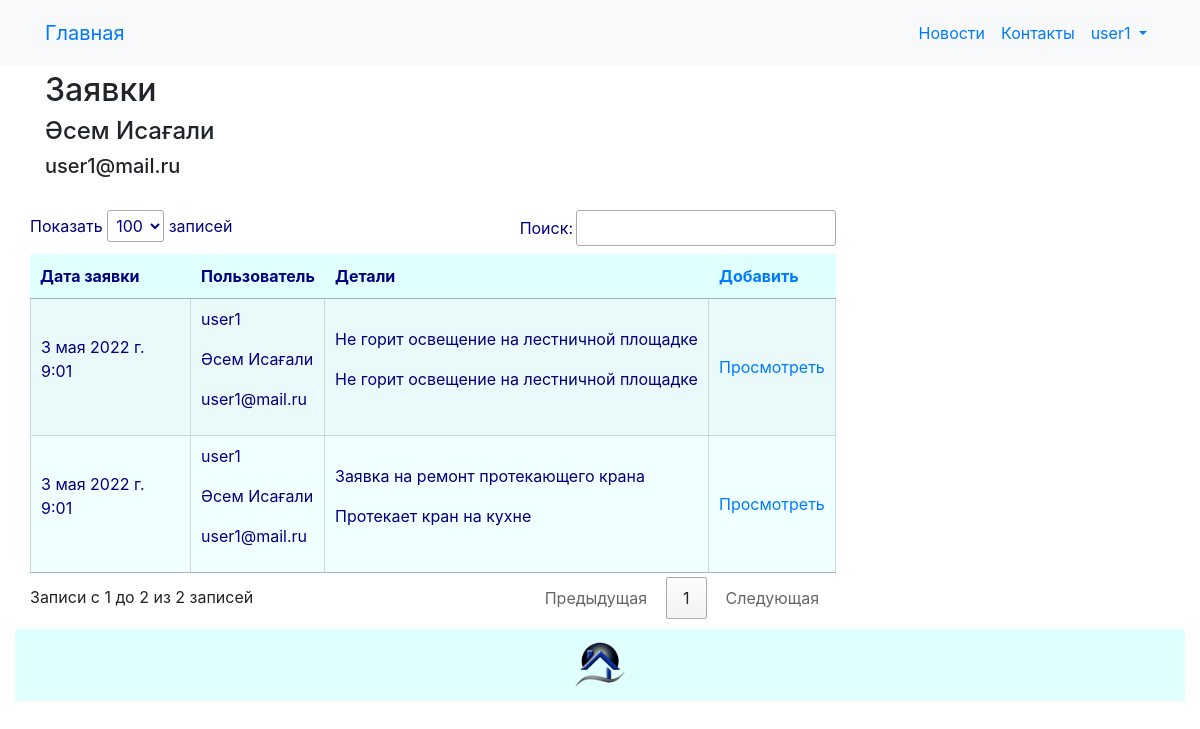
The page /application/list/ (signed in) on the database its author committed.
### orlov/models.py (models this page shows, shortened)
class Application(models.Model):
    datea = models.DateTimeField(_('datea'), auto_now_add=True)
    user = models.ForeignKey(User, related_name='application_user', on_delete=models.CASCADE)
    title = models.CharField(_('application_title'), max_length=255)
    details = models.TextField(_('application_details'))
    class Meta:
        db_table = 'application'
        indexes = [
            models.Index(fields=['datea']),
            models.Index(fields=['user']),
        ]
        ordering = ['datea']

### orlov/views.py (the view)
# urls.py: path('application/list/', views.application_list, name='application_list'),
@login_required
def application_list(request):
    print(request.user.id)
    first_name = request.user.first_name
    last_name = request.user.last_name
    email = request.user.email
    application = Application.objects.filter(user_id=request.user.id).order_by('-datea')
    return render(request, "application/list.html", {"application": application, 'first_name': first_name, 'last_name': last_name, 'email': email})

### templates/application/list.html (shortened to what this page needs)
{% extends "base.html" %}
{% load i18n %}
{% block content %}
<h2>{% trans "applications" %}</h2>
<h4>{{first_name}} {{last_name}}</h4>
<h5>{{email}}</h5>
<br>
{% if application.count > 0 %}
<div class="row">
	<table id="myTable" class="cell-border hover stripe" style="width:100%">
		<thead>
			<tr>
				<th>{% trans "datea" %}</th>
				<th>{% trans "user" %}</th>
				<th>{% trans "details" %}</th>
				<th><a href="{% url 'application_create'%}">{% trans "Add" %}</a></th>
			</tr>
		</thead>
		<tbody>
			{% for n in application %}
			<tr>
				<td>
					<p>{{ n.datea }}</p>
				</td>
				<td>
					<p>{{ n.user }}</p>
					<p>{{ n.user.first_name }} {{ n.user.last_name }}</p>
					<p>{{ n.user.email }}</p>
				</td>
				<td>
					<p>{{ n.title }}</p>
					<p>{{ n.details }}</p>
				</td>
				<td>
					<a href="{% url 'application_read' n.id %}">{% trans "View" %}</a>
				</td>
			</tr>
			{% endfor %}
		</tbody>
	</table>
</div>
{% else %}
<a href="{% url 'application_create'%}">{% trans "Add" %}</a>
{% endif %}
{% endblock content %}

### templates/base.html (shortened to what this page needs)
<!DOCTYPE html>
{% load static %}
{% load i18n %}
<html>
<head>
	<link rel="stylesheet" href="{% static 'css/styles.css' %}" />
	<link rel="stylesheet" href="https://maxcdn.bootstrapcdn.com/bootstrap/4.0.0/css/bootstrap.min.css">
	<link rel="stylesheet" href="{% static 'css/choosen.css' %}" />
</head>
	<nav class="navbar navbar-expand-sm bg-light">
		<div class="container">
			<a class="navbar-brand" href="{{ HTTP_HOST }}/">{% trans "Home" %}</a>
			<div class="collapse navbar-collapse" id="mainMenu">
				<ul class="navbar-nav ml-auto">
					<li class="nav-item">
						<a class="nav-link" href="{% url 'news_list' %}">{% trans "newss" %}</a>
					</li>
					<li class="nav-item">
						<a class="nav-link" href="{% url 'contact' %}">{% trans "contacts" %}</a>
					</li>
					{% if user.is_authenticated %}
						<li class="nav-item dropdown">
							<a class="nav-link dropdown-toggle" href="#" id="userMenu" data-toggle="dropdown" aria-haspopup="true" aria-expanded="false">
							{{ user.username }}
							</a>
						</li>
					{% else %}
						<form class="form-inline ml-auto">
							<a href="{% url 'login' %}" class="btn btn-outline-secondary">{% trans "Log In" %}</a>
							<a href="{% url 'signup' %}" class="btn btn-primary ml-2">{% trans "Sign up" %}</a>
						</form>
					{% endif %}
						{% get_current_language as LANGUAGE_CODE %}
						{% get_available_languages as LANGUAGES %}
						{% get_language_info_list for LANGUAGES as languages %}
				</ul>
			</div>
		</div>
	</nav>
<body>
	<div class="container">
		{% block content%}{% endblock content %}
	</div>
</body>
<footer class="container-fluid text-center bg-lightgray">
	<div class="copyrights">
		<img src="{% static 'images/logo.png' %}" alt="logo" style="height:72px; width: 72px; padding: 10px;">
	</div>
</footer>
<link rel="stylesheet" href="https://cdn.datatables.net/1.11.2/css/jquery.dataTables.min.css">
</html>

### static/css/styles.css (style rules this page uses)
body { font-family: Geneva, Arial, Helvetica, sans-serif; }
.container { padding: 5px; }
.container-fluid { padding: 5px; }
p, ul,li, label { color: navy; }
h1, h2, h3, h4, h5, h6 { color: navy; }
.copyrights { background-color: lightcyan; }
table.dataTable thead { background-color: lightcyan; color: navy; }
table.dataTable tbody { background-color: azure; }
table.dataTable td { background-color: azure; color: navy; }
table { color: navy; }
#footer h1, p, ul,li { color: navy; }

### rows shown on the page
Application: datea "3 мая 2022 г. 9:01", user "user1", user.first_name "Әсем", user.last_name "Исағали", user.email "user1@mail.ru", title "Не горит освещение на лестничной площадке", details "Не горит освещение на лестничной площадке"
Application: datea "3 мая 2022 г. 9:01", user "user1", user.first_name "Әсем", user.last_name "Исағали", user.email "user1@mail.ru", title "Заявка на ремонт протекающего крана", details "Протекает кран на кухне"

### other values the page prints
{{ user.username }} "user1"
{{ first_name }} "Әсем"
{{ last_name }} "Исағали"
{{ email }} "user1@mail.ru"
